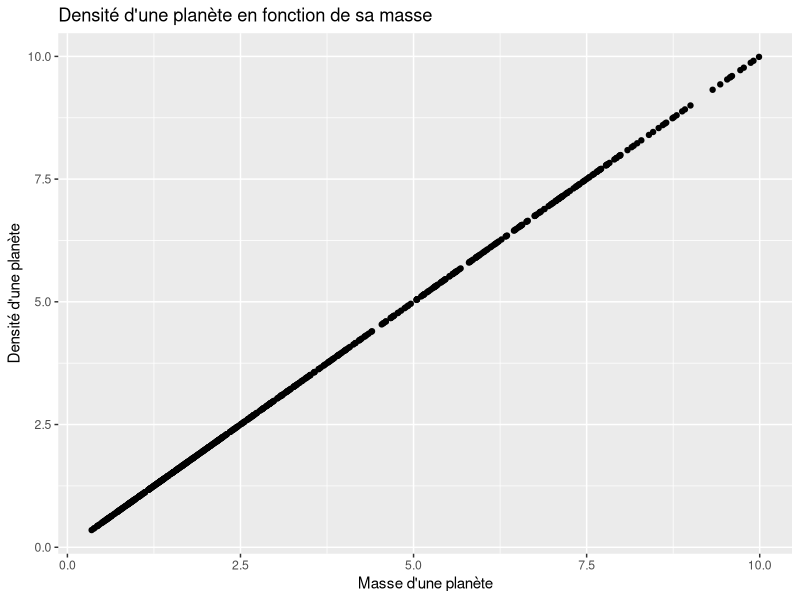
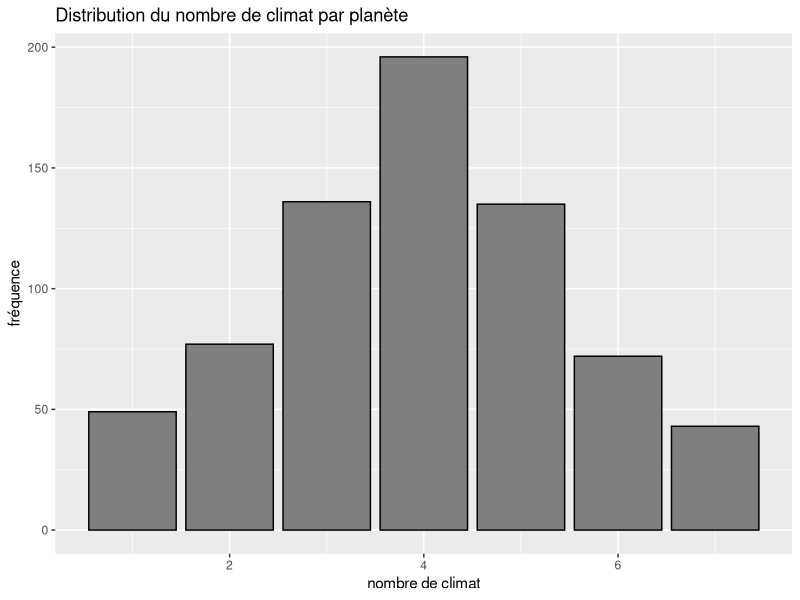
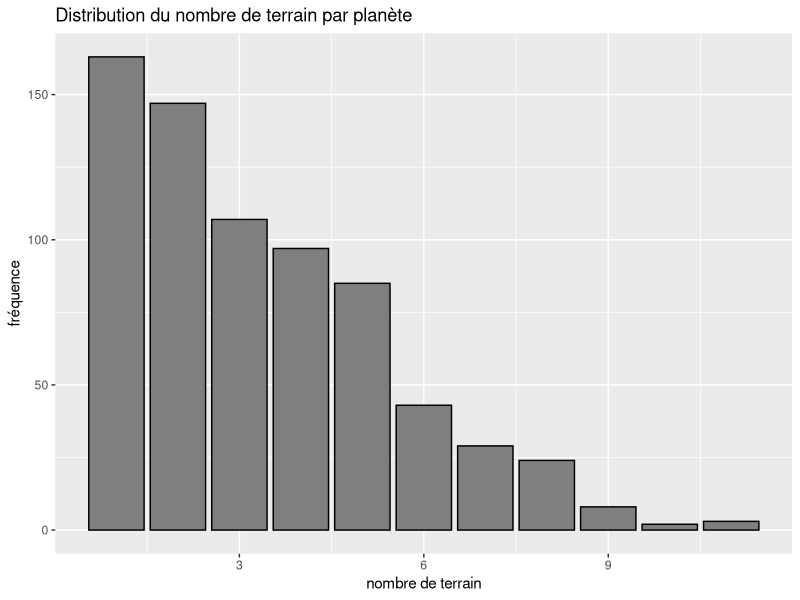

These charts were generated, in order, by the following R code:
## ---- chunk 1
# Sélection des librairies
suppressWarnings({suppressMessages(library(here))
suppressMessages(library(dplyr))
library(vroom)
library(tidyr)
library(knitr)
library(ggplot2)
library(readr)
library(stringr)
library(readxl)})
## ---- chunk 2
# Lecture des bases de données 
planets <- read_delim("PLANETS.csv", delim = ":", 
    escape_double = FALSE, trim_ws = TRUE)
## ---- chunk 3
# On détermine le nombre de colonnes, de lignes, de pays et de variables dans chacune des bases de données initiales
info_planets <- planets %>% summarise(ligne = nrow(.), colonne = ncol(.), Planet = n_distinct(Planet, na.rm = TRUE))

# On cherche le nombre de valeurs manquantes pour chaque variable et le nombre d'oberservation avec au moins une valeur manquante 


planets$`mass (earth)`<- as.numeric(planets$`mass (earth)`)
planets$`density (earth)`<- as.numeric(planets$`mass (earth)`)
planets$`STAR_IDX`<- as.numeric(planets$`STAR_IDX`)
planets$`RELATIVE RADIUS`<- as.numeric(planets$`RELATIVE RADIUS`)
absent_variables <- planets %>%  summarise(Planet_number = sum(is.na(Planet_number)),Planet = sum(is.na(Planet)), STAR_IDX = sum(is.na(STAR_IDX)),`mass (earth)` = sum(is.na(`mass (earth)`)), `density (earth)` = sum(is.na(`density (earth)`)),`RELATIVE RADIUS` = sum(is.na(`RELATIVE RADIUS`)), Type_terrain = sum(is.na(Type_terrain)), `CLIMATE TYPE` = sum(is.na(`CLIMATE TYPE`)))


absent_observation <- filter(planets, rowSums(is.na(planets)) > 0) 
absent_observation <- nrow(absent_observation)

knitr :: kable(info_planets, caption = "Information tableau de planets")
knitr :: kable(absent_variables, caption = "Valeurs manquantes pour chaque variable")
knitr :: kable(absent_observation, caption = "Obeservation manquante")
## ---- chunk 4
# Représentation graphique de la densité d'une planète en fonction de sa masse 
ggplot(planets,(aes(x=`mass (earth)`, y=`density (earth)`))) + geom_point(na.rm = TRUE) + labs(title = "Densité d'une planète en fonction de sa masse ", x = "Masse d'une planète", y = "Densité d'une planète") 
## ---- chunk 5
#Tableau avec les planètes les plus extrêmes.
least_dense_planets <- planets %>% filter(!is.na(`density (earth)`)) %>% slice_min(`density (earth)`, n = 1)
most_dense_planets <- planets %>% filter(!is.na(`density (earth)`)) %>% slice_max(`density (earth)`, n = 1)
least_massive_planets <- planets %>% filter(!is.na(`mass (earth)`)) %>% slice_min(`mass (earth)`, n = 1)
most_massive_planets <- planets %>% filter(!is.na(`mass (earth)`)) %>% slice_max(`mass (earth)`, n = 1)
least_radius_planets <- planets %>% filter(!is.na(`RELATIVE RADIUS`)) %>% slice_min(`RELATIVE RADIUS`, n = 1)
most_radius_planets <- planets %>% filter(!is.na(`RELATIVE RADIUS`)) %>% slice_max(`RELATIVE RADIUS`, n = 1)
extreme_planets <- bind_rows(least_dense_planets,most_dense_planets,least_massive_planets,most_massive_planets,least_radius_planets,most_radius_planets)

extreme_planets <- extreme_planets %>% distinct(Planet, .keep_all = TRUE)
knitr::kable(extreme_planets, caption = "Planètes extrêmes de notre base de données")
## ---- chunk 6
#Using reframe and str_split, extract the terrain types and the climate types into two different data frames containing only two columns: the planet identifier (Planet_number) and the quantity of interest (terrain type or climate type). This last column must contain only a single value: there will be multiple rows per planet in general

terrain_type <- planets %>% reframe(Planet_number, Type_terrain = str_split(Type_terrain, ",")) %>% unnest(Type_terrain)

climate_type <- planets %>% reframe(Planet_number, `CLIMATE TYPE` = str_split(`CLIMATE TYPE`, ",")) %>% unnest(`CLIMATE TYPE`) 

## ---- chunk 7
#Question 8 :Represent graphically the distribution of the number of different climates per planet. Provide a similar representation for the terrain types.

# On calcule le nombre de climat unique par planète
climate_count <- climate_type %>% group_by(Planet_number) %>% summarise(num_climate = n_distinct(`CLIMATE TYPE`))

ggplot(climate_count, aes(x = num_climate)) + geom_bar(stat = "count", fill = "grey50", color = "black") + labs(title = "Distribution du nombre de climat par planète", x ="nombre de climat", y ="fréquence")     

# On calcule le nombre de terrain unique par planète
terrain_count <- terrain_type %>% group_by(Planet_number) %>% summarise(num_terrain = n_distinct(`Type_terrain`))

ggplot(terrain_count, aes(x = num_terrain)) + geom_bar(stat = "count", fill = "grey50", color = "black") + labs(title = "Distribution du nombre de terrain par planète", x ="nombre de terrain", y ="fréquence")  
## ---- chunk 8
#Question 9 Represent graphically the distribution of the radius of the planets conditioned by the climates. In other words, we want to see the distribution of the radius of the planets that have some arid regions, some humid regions, etc. Notice that each planet will be accounted for multiple times owing to the multivalued nature of the terrain and climate variables. This is not a problem!

